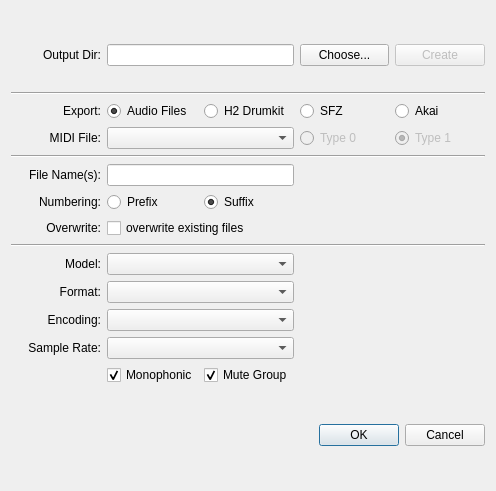
<?xml version="1.0" encoding="UTF-8"?>
<ui version="4.0">
 <class>ExportDialog</class>
 <widget class="QDialog" name="ExportDialog">
  <property name="geometry">
   <rect>
    <x>0</x>
    <y>0</y>
    <width>496</width>
    <height>491</height>
   </rect>
  </property>
  <property name="windowTitle">
   <string>Export As...</string>
  </property>
  <layout class="QVBoxLayout" name="verticalLayout">
   <item>
    <layout class="QGridLayout" name="gridLayout">
     <item row="0" column="0">
      <widget class="QLabel" name="label_OutputDir">
       <property name="text">
        <string>Output Dir:</string>
       </property>
       <property name="alignment">
        <set>Qt::AlignRight|Qt::AlignTrailing|Qt::AlignVCenter</set>
       </property>
      </widget>
     </item>
     <item row="0" column="1" colspan="2">
      <widget class="QLineEdit" name="lineEdit_OutputDir"/>
     </item>
     <item row="0" column="3">
      <widget class="QPushButton" name="pushButton_Choose">
       <property name="text">
        <string>Choose...</string>
       </property>
      </widget>
     </item>
     <item row="0" column="4">
      <widget class="QPushButton" name="pushButton_Create">
       <property name="enabled">
        <bool>false</bool>
       </property>
       <property name="text">
        <string>Create</string>
       </property>
      </widget>
     </item>
     <item row="1" column="1" colspan="2">
      <widget class="QLabel" name="label_DirValidity">
       <property name="sizePolicy">
        <sizepolicy hsizetype="Preferred" vsizetype="Maximum">
         <horstretch>0</horstretch>
         <verstretch>0</verstretch>
        </sizepolicy>
       </property>
       <property name="text">
        <string/>
       </property>
       <property name="alignment">
        <set>Qt::AlignLeading|Qt::AlignLeft|Qt::AlignTop</set>
       </property>
      </widget>
     </item>
     <item row="11" column="1" colspan="2">
      <widget class="QComboBox" name="comboBox_Format"/>
     </item>
     <item row="11" column="0">
      <widget class="QLabel" name="label_Format">
       <property name="text">
        <string>Format:</string>
       </property>
       <property name="alignment">
        <set>Qt::AlignRight|Qt::AlignTrailing|Qt::AlignVCenter</set>
       </property>
      </widget>
     </item>
     <item row="12" column="1" colspan="2">
      <widget class="QComboBox" name="comboBox_Encoding"/>
     </item>
     <item row="12" column="0">
      <widget class="QLabel" name="label_Encoding">
       <property name="text">
        <string>Encoding:</string>
       </property>
       <property name="alignment">
        <set>Qt::AlignRight|Qt::AlignTrailing|Qt::AlignVCenter</set>
       </property>
      </widget>
     </item>
     <item row="3" column="2">
      <widget class="QRadioButton" name="radioButton_H2Drumkit">
       <property name="text">
        <string>H2 Drumkit</string>
       </property>
       <attribute name="buttonGroup">
        <string notr="true">buttonGroup_Export</string>
       </attribute>
      </widget>
     </item>
     <item row="3" column="0">
      <widget class="QLabel" name="label_Export">
       <property name="text">
        <string>Export:</string>
       </property>
       <property name="alignment">
        <set>Qt::AlignRight|Qt::AlignTrailing|Qt::AlignVCenter</set>
       </property>
      </widget>
     </item>
     <item row="3" column="1">
      <widget class="QRadioButton" name="radioButton_AudioFiles">
       <property name="text">
        <string>Audio Files</string>
       </property>
       <property name="checked">
        <bool>true</bool>
       </property>
       <attribute name="buttonGroup">
        <string notr="true">buttonGroup_Export</string>
       </attribute>
      </widget>
     </item>
     <item row="4" column="1" colspan="2">
      <widget class="QComboBox" name="comboBox_MidiFile"/>
     </item>
     <item row="10" column="1" colspan="2">
      <widget class="QComboBox" name="comboBox_Model"/>
     </item>
     <item row="3" column="3">
      <widget class="QRadioButton" name="radioButton_SFZ">
       <property name="text">
        <string>SFZ</string>
       </property>
       <attribute name="buttonGroup">
        <string notr="true">buttonGroup_Export</string>
       </attribute>
      </widget>
     </item>
     <item row="13" column="1" colspan="2">
      <widget class="QComboBox" name="comboBox_SampleRate"/>
     </item>
     <item row="3" column="4">
      <widget class="QRadioButton" name="radioButton_Akai">
       <property name="text">
        <string>Akai</string>
       </property>
       <attribute name="buttonGroup">
        <string notr="true">buttonGroup_Export</string>
       </attribute>
      </widget>
     </item>
     <item row="8" column="1" colspan="2">
      <widget class="QCheckBox" name="checkBox_Overwrite">
       <property name="text">
        <string>overwrite existing files</string>
       </property>
      </widget>
     </item>
     <item row="13" column="0">
      <widget class="QLabel" name="label_SampleRate">
       <property name="text">
        <string>Sample Rate:</string>
       </property>
       <property name="alignment">
        <set>Qt::AlignRight|Qt::AlignTrailing|Qt::AlignVCenter</set>
       </property>
      </widget>
     </item>
     <item row="10" column="0">
      <widget class="QLabel" name="label_Model">
       <property name="text">
        <string>Model:</string>
       </property>
       <property name="alignment">
        <set>Qt::AlignRight|Qt::AlignTrailing|Qt::AlignVCenter</set>
       </property>
      </widget>
     </item>
     <item row="7" column="1">
      <widget class="QRadioButton" name="radioButton_Prefix">
       <property name="text">
        <string>Prefix</string>
       </property>
       <attribute name="buttonGroup">
        <string notr="true">buttonGroup_Numbering</string>
       </attribute>
      </widget>
     </item>
     <item row="8" column="0">
      <widget class="QLabel" name="label_Overwrite">
       <property name="text">
        <string>Overwrite:</string>
       </property>
       <property name="alignment">
        <set>Qt::AlignRight|Qt::AlignTrailing|Qt::AlignVCenter</set>
       </property>
      </widget>
     </item>
     <item row="7" column="2">
      <widget class="QRadioButton" name="radioButton_Suffix">
       <property name="text">
        <string>Suffix</string>
       </property>
       <property name="checked">
        <bool>true</bool>
       </property>
       <attribute name="buttonGroup">
        <string notr="true">buttonGroup_Numbering</string>
       </attribute>
      </widget>
     </item>
     <item row="6" column="1" colspan="2">
      <widget class="QLineEdit" name="lineEdit_FileName"/>
     </item>
     <item row="7" column="0">
      <widget class="QLabel" name="label_Numbering">
       <property name="text">
        <string>Numbering:</string>
       </property>
       <property name="alignment">
        <set>Qt::AlignRight|Qt::AlignTrailing|Qt::AlignVCenter</set>
       </property>
      </widget>
     </item>
     <item row="2" column="0" colspan="5">
      <widget class="Line" name="line">
       <property name="orientation">
        <enum>Qt::Horizontal</enum>
       </property>
      </widget>
     </item>
     <item row="5" column="0" colspan="5">
      <widget class="Line" name="line_2">
       <property name="orientation">
        <enum>Qt::Horizontal</enum>
       </property>
      </widget>
     </item>
     <item row="6" column="0">
      <widget class="QLabel" name="label_FileName">
       <property name="text">
        <string>File Name(s):</string>
       </property>
       <property name="alignment">
        <set>Qt::AlignRight|Qt::AlignTrailing|Qt::AlignVCenter</set>
       </property>
      </widget>
     </item>
     <item row="9" column="0" colspan="5">
      <widget class="Line" name="line_3">
       <property name="orientation">
        <enum>Qt::Horizontal</enum>
       </property>
      </widget>
     </item>
     <item row="4" column="3">
      <widget class="QRadioButton" name="radioButton_MidiType0">
       <property name="enabled">
        <bool>false</bool>
       </property>
       <property name="text">
        <string>Type 0</string>
       </property>
       <attribute name="buttonGroup">
        <string notr="true">buttonGroup_Midi</string>
       </attribute>
      </widget>
     </item>
     <item row="4" column="0">
      <widget class="QLabel" name="label_MidiFile">
       <property name="text">
        <string>MIDI File:</string>
       </property>
       <property name="alignment">
        <set>Qt::AlignRight|Qt::AlignTrailing|Qt::AlignVCenter</set>
       </property>
      </widget>
     </item>
     <item row="4" column="4">
      <widget class="QRadioButton" name="radioButton_MidiType1">
       <property name="enabled">
        <bool>false</bool>
       </property>
       <property name="text">
        <string>Type 1</string>
       </property>
       <property name="checked">
        <bool>true</bool>
       </property>
       <attribute name="buttonGroup">
        <string notr="true">buttonGroup_Midi</string>
       </attribute>
      </widget>
     </item>
     <item row="14" column="1">
      <widget class="QCheckBox" name="checkBox_Monophonic">
       <property name="text">
        <string>Monophonic</string>
       </property>
       <property name="checked">
        <bool>true</bool>
       </property>
      </widget>
     </item>
     <item row="14" column="2">
      <widget class="QCheckBox" name="checkBox_MuteGroup">
       <property name="text">
        <string>Mute Group</string>
       </property>
       <property name="checked">
        <bool>true</bool>
       </property>
      </widget>
     </item>
    </layout>
   </item>
   <item>
    <widget class="QDialogButtonBox" name="buttonBox">
     <property name="orientation">
      <enum>Qt::Horizontal</enum>
     </property>
     <property name="standardButtons">
      <set>QDialogButtonBox::Cancel|QDialogButtonBox::Ok</set>
     </property>
    </widget>
   </item>
  </layout>
 </widget>
 <resources/>
 <connections>
  <connection>
   <sender>buttonBox</sender>
   <signal>accepted()</signal>
   <receiver>ExportDialog</receiver>
   <slot>accept()</slot>
   <hints>
    <hint type="sourcelabel">
     <x>248</x>
     <y>254</y>
    </hint>
    <hint type="destinationlabel">
     <x>157</x>
     <y>274</y>
    </hint>
   </hints>
  </connection>
  <connection>
   <sender>buttonBox</sender>
   <signal>rejected()</signal>
   <receiver>ExportDialog</receiver>
   <slot>reject()</slot>
   <hints>
    <hint type="sourcelabel">
     <x>316</x>
     <y>260</y>
    </hint>
    <hint type="destinationlabel">
     <x>286</x>
     <y>274</y>
    </hint>
   </hints>
  </connection>
 </connections>
 <buttongroups>
  <buttongroup name="buttonGroup_Export"/>
  <buttongroup name="buttonGroup_Numbering"/>
  <buttongroup name="buttonGroup_Midi"/>
 </buttongroups>
</ui>
